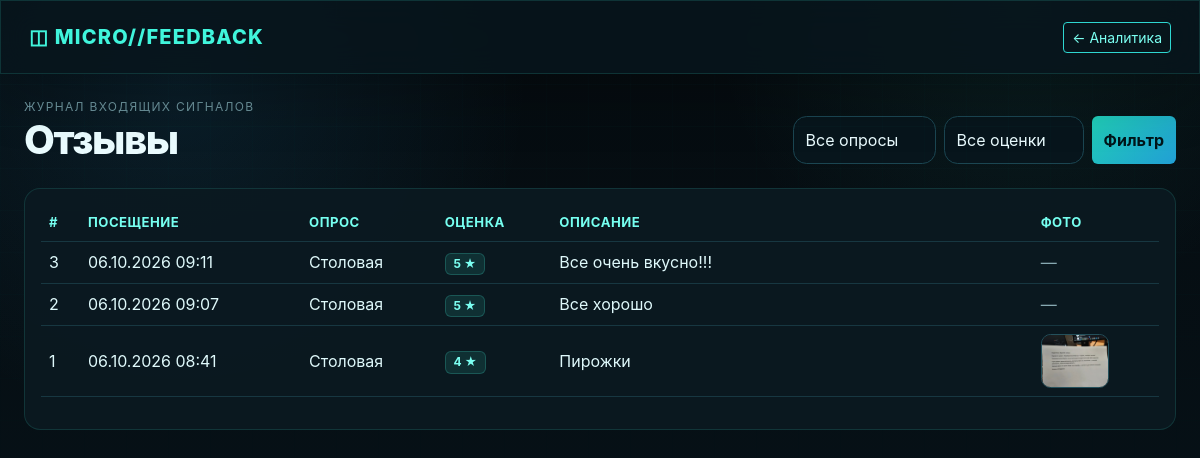
/admin/responses.php (signed in), run on the app's committed database.
### tables this page shows
CREATE TABLE responses (
    id INTEGER PRIMARY KEY AUTOINCREMENT,
    survey_id INTEGER NOT NULL,
    rating INTEGER NOT NULL,
    comment TEXT NOT NULL,
    visited_at TEXT NOT NULL,
    created_at TEXT NOT NULL DEFAULT CURRENT_TIMESTAMP,
    ip_hash TEXT DEFAULT '',
    FOREIGN KEY (survey_id) REFERENCES surveys(id) ON DELETE CASCADE
);

CREATE TABLE photos (
    id INTEGER PRIMARY KEY AUTOINCREMENT,
    response_id INTEGER NOT NULL,
    file_name TEXT NOT NULL,
    original_name TEXT DEFAULT '',
    FOREIGN KEY (response_id) REFERENCES responses(id) ON DELETE CASCADE
);

### config.php (called while the page is built, shortened)
<?php
function h(?string $s): string {
    return htmlspecialchars((string)$s, ENT_QUOTES, 'UTF-8');
}
function url(string $path = ''): string {
    return BASE_PATH . '/' . ltrim($path, '/');
}

### admin/responses.php (the view, shortened to what this page needs)
<?php
require dirname(__DIR__) . '/config.php';
$rating = (int)($_GET['rating'] ?? 0);
$where=[];$args=[];
$sql="SELECT r.*,s.title survey_title FROM responses r JOIN surveys s ON s.id=r.survey_id";
$sql.=" ORDER BY r.id DESC LIMIT 500";
$st=$pdo->prepare($sql);$st->execute($args);$rows=$st->fetchAll();
?>
<!doctype html><html lang="ru"><head>
<link href="https://cdn.jsdelivr.net/npm/bootstrap@5.3.8/dist/css/bootstrap.min.css" rel="stylesheet">
<link href="<?= h(url('assets/style.css')) ?>" rel="stylesheet">
</head><body>
<nav class="navbar px-3 py-3"><div class="container-fluid">
<a class="navbar-brand" href="<?= h(url('admin/index.php')) ?>">◫ MICRO//FEEDBACK</a>
<a href="<?= h(url('admin/index.php')) ?>" class="btn btn-sm btn-outline-info">← Аналитика</a>
</div></nav>
<main class="container-fluid px-3 px-lg-4 py-4">
<div class="d-flex justify-content-between align-items-end flex-wrap gap-3 mb-4">
<div><div class="smallcaps">Журнал входящих сигналов</div><h1 class="hero-title mb-0">Отзывы</h1></div>
<form class="d-flex gap-2 flex-wrap">
<select class="form-select" name="survey_id" style="width:auto"><option value="0">Все опросы</option></select>
<select class="form-select" name="rating" style="width:auto"><option value="0">Все оценки</option><?php for($i=5;$i>=1;$i--): ?><option value="<?= $i ?>" <?= $rating===$i?'selected':'' ?>><?= $i ?> ★</option><?php endfor; ?></select>
<button class="btn btn-primary">Фильтр</button>
</form></div>
<div class="card rounded-4 p-3">
<div class="table-responsive"><table class="table align-middle">
<thead><tr><th>#</th><th>Посещение</th><th>Опрос</th><th>Оценка</th><th>Описание</th><th>Фото</th></tr></thead>
<tbody>
<?php foreach($rows as $r):
 $ps=$pdo->prepare("SELECT * FROM photos WHERE response_id=?");$ps->execute([$r['id']]);$photos=$ps->fetchAll();
?>
<tr>
<td><?= (int)$r['id'] ?></td><td class="text-nowrap"><?= h(date('d.m.Y H:i',strtotime($r['visited_at']))) ?></td>
<td><?= h($r['survey_title']) ?></td><td><span class="badge badge-soft"><?= (int)$r['rating'] ?> ★</span></td>
<td style="min-width:320px"><?= nl2br(h($r['comment'])) ?></td>
<td><div class="d-flex gap-2">
<?php foreach($photos as $p): ?><a target="_blank" href="<?= h(url('uploads/'.$p['file_name'])) ?>"><img class="photo-thumb" src="<?= h(url('uploads/'.$p['file_name'])) ?>" alt=""></a><?php endforeach; ?>
<?php if(!$photos): ?><span class="text-muted2">—</span><?php endif; ?>
</div></td></tr>
<?php endforeach; ?>
</tbody></table></div></div>
</main></body></html>

### assets/style.css (style rules this page uses)
:root { --bg:#061016;--panel:#0b1921;--panel2:#0e222c;--line:#153d49; --text:#eafcff;--muted:#87a9b1;--cyan:#40f5dc;--cyan2:#34baff;--warn:#ffcc66; }
* { box-sizing:border-box }
body { min-height:100vh;color:var(--text);background: radial-gradient(circle at 15% 10%,rgba(52,186,255,.10),transparent 28%), radial-gradient(circle at 85% 0%,rgba(64,245,220,.08),transparent 24%), linear-gradient(180deg,#050b0f 0%,#07141b 100%); font-family:Inter,system-ui,-apple-system,"Segoe UI",sans-serif; }
body:before { content:"";position:fixed;inset:0;pointer-events:none;opacity:.14; background-image:linear-gradient(rgba(64,245,220,.18) 1px,transparent 1px), linear-gradient(90deg,rgba(64,245,220,.12) 1px,transparent 1px); background-size:42px 42px;mask-image:linear-gradient(to bottom,black,transparent 78%); }
.navbar,.glass { background:rgba(8,22,29,.86)!important;border:1px solid rgba(64,245,220,.14); backdrop-filter:blur(16px);box-shadow:0 18px 60px rgba(0,0,0,.24) }
.navbar-brand { font-weight:800;letter-spacing:.06em;color:var(--cyan)!important }
.hero-title { font-weight:800;letter-spacing:-.035em }
.text-muted2 { color:var(--muted)!important }
.card { background:rgba(11,25,33,.92);border:1px solid rgba(64,245,220,.13);color:var(--text) }
.form-control,.form-select { background:#07151c!important;color:var(--text)!important;border-color:#1b4652!important; border-radius:.85rem;min-height:48px }
.btn-primary { background:linear-gradient(135deg,#20cdb6,#219fd5);border:0;color:#001519;font-weight:750 }
.btn-outline-info { border-color:#2ed7d1;color:#7bfff1 }
.table { --bs-table-bg:transparent;--bs-table-color:#dff9fb;--bs-table-border-color:#173741 }
.table thead th { color:#76fff0;font-size:.82rem;text-transform:uppercase;letter-spacing:.04em }
.badge-soft { background:rgba(64,245,220,.11);color:#7bfff1;border:1px solid rgba(64,245,220,.2) }
.photo-thumb { width:68px;height:54px;object-fit:cover;border-radius:.6rem;border:1px solid #24505b }
a { color:#61e9df }
.smallcaps { font-size:.75rem;letter-spacing:.11em;text-transform:uppercase;color:#6d949d }

### data on the page
responses: id "3", visited_at "06.10.2026 09:11", survey_title "Столовая", rating "5", comment "Все очень вкусно!!!"
responses: id "2", visited_at "06.10.2026 09:07", survey_title "Столовая", rating "5", comment "Все хорошо"
responses: id "1", visited_at "06.10.2026 08:41", survey_title "Столовая", rating "4", comment "Пирожки"
photos: file_name (picture)
